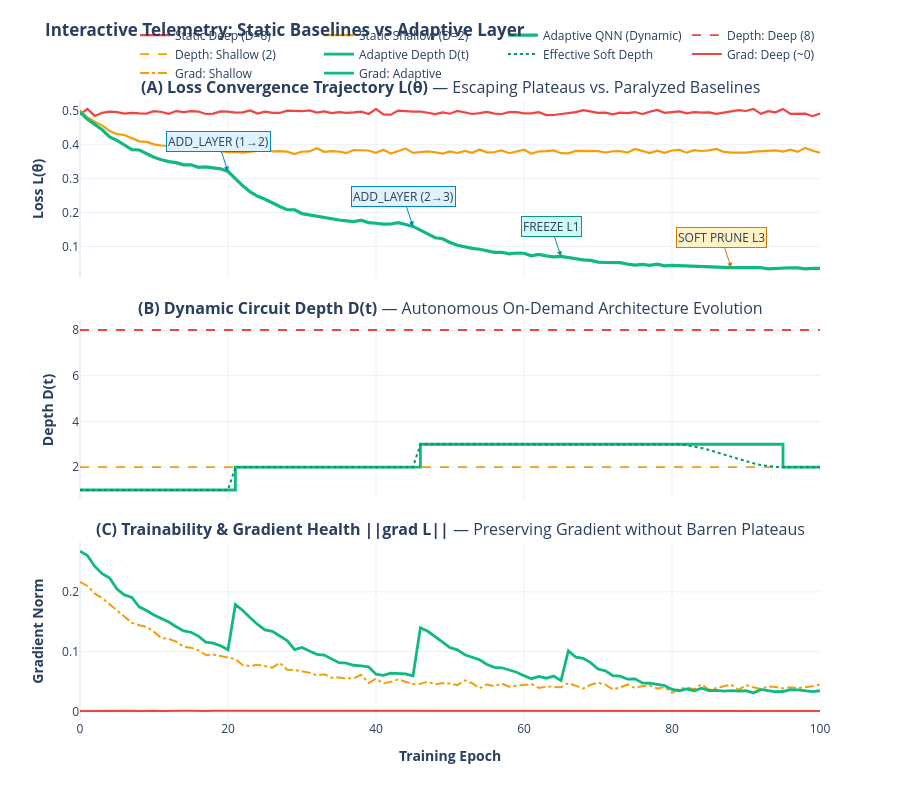

Notebook cell for this chart:
### Markdown cell above
### Interactive Plotly Dashboard & Animated Timeline

### Code cell
# ------------------------------------------------------------------------------
# 3. Interactive Plotly Dashboard (Hover Tooltips & Synchronized Pan/Zoom)
# ------------------------------------------------------------------------------
fig_plotly = make_subplots(
    rows=3, cols=1,
    shared_xaxes=True,
    vertical_spacing=0.07,
    subplot_titles=(
        "<b>(A) Loss Convergence Trajectory L(θ)</b> — Escaping Plateaus vs. Paralyzed Baselines",
        "<b>(B) Dynamic Circuit Depth D(t)</b> — Autonomous On-Demand Architecture Evolution",
        "<b>(C) Trainability & Gradient Health ||grad L||</b> — Preserving Gradient without Barren Plateaus"
    )
)

# Row 1
fig_plotly.add_trace(go.Scatter(x=epochs, y=loss_deep, mode='lines', name='Static Deep (D=8)',
                                line=dict(color='#EF4444', width=2.2)), row=1, col=1)
fig_plotly.add_trace(go.Scatter(x=epochs, y=loss_shallow, mode='lines', name='Static Shallow (D=2)',
                                line=dict(color='#F59E0B', width=2.2)), row=1, col=1)
fig_plotly.add_trace(go.Scatter(x=epochs, y=loss_adapt, mode='lines', name='Adaptive QNN (Dynamic)',
                                line=dict(color='#10B981', width=3.2)), row=1, col=1)

fig_plotly.add_annotation(x=20, y=loss_adapt[20], text="ADD_LAYER (1→2)", showarrow=True,
                          arrowhead=2, arrowcolor="#0284C7", bgcolor="#E0F2FE", bordercolor="#0284C7", row=1, col=1)
fig_plotly.add_annotation(x=45, y=loss_adapt[45], text="ADD_LAYER (2→3)", showarrow=True,
                          arrowhead=2, arrowcolor="#0284C7", bgcolor="#E0F2FE", bordercolor="#0284C7", row=1, col=1)
fig_plotly.add_annotation(x=65, y=loss_adapt[65], text="FREEZE L1", showarrow=True,
                          arrowhead=2, arrowcolor="#0D9488", bgcolor="#CCFBF1", bordercolor="#0D9488", row=1, col=1)
fig_plotly.add_annotation(x=88, y=loss_adapt[88], text="SOFT PRUNE L3", showarrow=True,
                          arrowhead=2, arrowcolor="#D97706", bgcolor="#FEF3C7", bordercolor="#D97706", row=1, col=1)

# Row 2
fig_plotly.add_trace(go.Scatter(x=epochs, y=depth_deep, mode='lines', name='Depth: Deep (8)',
                                line=dict(color='#EF4444', width=1.8, dash='dash')), row=2, col=1)
fig_plotly.add_trace(go.Scatter(x=epochs, y=depth_shallow, mode='lines', name='Depth: Shallow (2)',
                                line=dict(color='#F59E0B', width=1.8, dash='dash')), row=2, col=1)
fig_plotly.add_trace(go.Scatter(x=epochs, y=depth_adapt, mode='lines', name='Adaptive Depth D(t)',
                                line=dict(color='#10B981', width=2.8, shape='hv')), row=2, col=1)
fig_plotly.add_trace(go.Scatter(x=epochs, y=eff_depth_adapt, mode='lines', name='Effective Soft Depth',
                                line=dict(color='#059669', width=2.0, dash='dot')), row=2, col=1)

# Row 3
fig_plotly.add_trace(go.Scatter(x=epochs, y=grad_deep, mode='lines', name='Grad: Deep (~0)',
                                line=dict(color='#EF4444', width=2)), row=3, col=1)
fig_plotly.add_trace(go.Scatter(x=epochs, y=grad_shallow, mode='lines', name='Grad: Shallow',
                                line=dict(color='#F59E0B', width=2, dash='dashdot')), row=3, col=1)
fig_plotly.add_trace(go.Scatter(x=epochs, y=grad_adapt, mode='lines', name='Grad: Adaptive',
                                line=dict(color='#10B981', width=2.8)), row=3, col=1)

fig_plotly.update_layout(
    height=800,
    template='plotly_white',
    hovermode='x unified',
    title=dict(
        text="<b>Interactive Telemetry: Static Baselines vs Adaptive Layer</b>",
        x=0.05, y=0.97
    ),
    legend=dict(orientation="h", yanchor="bottom", y=1.02, xanchor="right", x=1)
)
fig_plotly.update_yaxes(title_text="<b>Loss L(θ)</b>", row=1, col=1)
fig_plotly.update_yaxes(title_text="<b>Depth D(t)</b>", row=2, col=1)
fig_plotly.update_yaxes(title_text="<b>Gradient Norm</b>", row=3, col=1)
fig_plotly.update_xaxes(title_text="<b>Training Epoch</b>", row=3, col=1)

fig_plotly.write_html('figures/fig_intro_adaptive_layer_plotly.html', include_plotlyjs=True)
fig_plotly.show()

### Figure 1 — Plotly figure (JSON) as saved in the notebook; plotly's stock layout.template omitted (floating-point values rounded to 4 significant figures)
{"data": [{"line": {"color": "#EF4444", "width": 2.2}, "mode": "lines", "name": "Static Deep (D=8)", "type": "scatter", "x": [0, 1, 2, 3, 4, 5, 6, 7, 8, 9, 10, 11, 12, 13, 14, 15, 16, 17, 18, 19, 20, 21, 22, 23, 24, 25, 26, 27, 28, 29, 30, 31, 32, 33, 34, 35, 36, 37, 38, 39, 40, 41, 42, 43, 44, 45, 46, 47, 48, 49, 50, 51, 52, 53, 54, 55, 56, 57, 58, 59, 60, 61, 62, 63, 64, 65, 66, 67, 68, 69, 70, 71, 72, 73, 74, 75, 76, 77, 78, 79, 80, 81, 82, 83, 84, 85, 86, 87, 88, 89, 90, 91, 92, 93, 94, 95, 96, 97, 98, 99, 100], "xaxis": "x", "y": [0.4888, 0.5057, 0.4852, 0.4942, 0.4979, 0.4964, 0.4919, 0.494, 0.4925, 0.4921, 0.4992, 0.4968, 0.4915, 0.4995, 0.4965, 0.4991, 0.4981, 0.4909, 0.4922, 0.4987, 0.4981, 0.4949, 0.4956, 0.5014, 0.492, 0.4977, 0.494, 0.4939, 0.5005, 0.4991, 0.4991, 0.5015, 0.4951, 0.4984, 0.4934, 0.4966, 0.4943, 0.4955, 0.498, 0.4909, 0.5055, 0.49, 0.4889, 0.5008, 0.499, 0.4981, 0.4981, 0.4949, 0.4905, 0.4954, 0.4916, 0.4999, 0.4943, 0.4909, 0.4934, 0.4971, 0.4922, 0.4909, 0.4962, 0.4962, 0.4925, 0.4926, 0.4962, 0.4878, 0.488, 0.4914, 0.4939, 0.4966, 0.5024, 0.4993, 0.4942, 0.4949, 0.49, 0.4949, 0.4936, 0.4966, 0.4909, 0.4976, 0.5027, 0.4945, 0.497, 0.4985, 0.493, 0.4961, 0.4951, 0.4955, 0.4911, 0.4951, 0.4975, 0.5023, 0.4998, 0.5058, 0.4912, 0.4994, 0.4959, 0.5059, 0.491, 0.4908, 0.492, 0.4844, 0.4924], "yaxis": "y"}, {"line": {"color": "#F59E0B", "width": 2.2}, "mode": "lines", "name": "Static Shallow (D=2)", "type": "scatter", "x": [0, 1, 2, 3, 4, 5, 6, 7, 8, 9, 10, 11, 12, 13, 14, 15, 16, 17, 18, 19, 20, 21, 22, 23, 24, 25, 26, 27, 28, 29, 30, 31, 32, 33, 34, 35, 36, 37, 38, 39, 40, 41, 42, 43, 44, 45, 46, 47, 48, 49, 50, 51, 52, 53, 54, 55, 56, 57, 58, 59, 60, 61, 62, 63, 64, 65, 66, 67, 68, 69, 70, 71, 72, 73, 74, 75, 76, 77, 78, 79, 80, 81, 82, 83, 84, 85, 86, 87, 88, 89, 90, 91, 92, 93, 94, 95, 96, 97, 98, 99, 100], "xaxis": "x", "y": [0.5015, 0.4812, 0.4679, 0.4574, 0.4409, 0.4314, 0.4289, 0.4197, 0.4102, 0.4084, 0.4013, 0.3978, 0.397, 0.388, 0.3865, 0.3882, 0.3853, 0.388, 0.3833, 0.3808, 0.3783, 0.3786, 0.3768, 0.3794, 0.3816, 0.3875, 0.3807, 0.381, 0.3797, 0.3723, 0.3799, 0.3802, 0.3899, 0.3792, 0.3812, 0.3799, 0.3753, 0.3846, 0.383, 0.3832, 0.3764, 0.3856, 0.3744, 0.3823, 0.3888, 0.376, 0.3777, 0.3804, 0.378, 0.3738, 0.3803, 0.3758, 0.3819, 0.3763, 0.3862, 0.3769, 0.3787, 0.3833, 0.3751, 0.3809, 0.3852, 0.3736, 0.3807, 0.381, 0.3831, 0.3751, 0.3747, 0.3821, 0.3812, 0.381, 0.3814, 0.3773, 0.3809, 0.3812, 0.3771, 0.3875, 0.3819, 0.3752, 0.3826, 0.3761, 0.3831, 0.3846, 0.3767, 0.3839, 0.3817, 0.3833, 0.3876, 0.379, 0.377, 0.3764, 0.3767, 0.3797, 0.3814, 0.3811, 0.3833, 0.3801, 0.3858, 0.3789, 0.3909, 0.3825, 0.3766], "yaxis": "y"}, {"line": {"color": "#10B981", "width": 3.2}, "mode": "lines", "name": "Adaptive QNN (Dynamic)", "type": "scatter", "x": [0, 1, 2, 3, 4, 5, 6, 7, 8, 9, 10, 11, 12, 13, 14, 15, 16, 17, 18, 19, 20, 21, 22, 23, 24, 25, 26, 27, 28, 29, 30, 31, 32, 33, 34, 35, 36, 37, 38, 39, 40, 41, 42, 43, 44, 45, 46, 47, 48, 49, 50, 51, 52, 53, 54, 55, 56, 57, 58, 59, 60, 61, 62, 63, 64, 65, 66, 67, 68, 69, 70, 71, 72, 73, 74, 75, 76, 77, 78, 79, 80, 81, 82, 83, 84, 85, 86, 87, 88, 89, 90, 91, 92, 93, 94, 95, 96, 97, 98, 99, 100], "xaxis": "x", "y": [0.4964, 0.475, 0.4602, 0.4443, 0.4231, 0.413, 0.3993, 0.3857, 0.3847, 0.3731, 0.3632, 0.3559, 0.3503, 0.3473, 0.3407, 0.341, 0.3333, 0.3346, 0.3314, 0.3291, 0.3211, 0.2998, 0.2788, 0.2608, 0.2479, 0.239, 0.2274, 0.2178, 0.2085, 0.2081, 0.1966, 0.193, 0.1875, 0.1848, 0.1824, 0.1779, 0.1753, 0.1731, 0.1775, 0.1699, 0.1682, 0.1655, 0.1661, 0.1702, 0.1647, 0.159, 0.148, 0.1379, 0.1254, 0.1226, 0.1115, 0.1032, 0.09787, 0.09402, 0.09165, 0.08651, 0.08257, 0.08268, 0.07783, 0.08043, 0.07978, 0.07207, 0.07628, 0.07207, 0.06898, 0.07066, 0.06735, 0.06287, 0.06009, 0.05873, 0.05369, 0.05235, 0.05257, 0.05185, 0.04775, 0.04493, 0.04669, 0.04394, 0.04779, 0.04252, 0.04394, 0.04285, 0.04266, 0.04223, 0.03923, 0.0397, 0.03898, 0.03829, 0.03737, 0.03691, 0.03713, 0.03815, 0.03739, 0.03391, 0.03533, 0.03466, 0.03696, 0.03627, 0.03368, 0.03513, 0.03519], "yaxis": "y"}, {"line": {"color": "#EF4444", "dash": "dash", "width": 1.8}, "mode": "lines", "name": "Depth: Deep (8)", "type": "scatter", "x": [0, 1, 2, 3, 4, 5, 6, 7, 8, 9, 10, 11, 12, 13, 14, 15, 16, 17, 18, 19, 20, 21, 22, 23, 24, 25, 26, 27, 28, 29, 30, 31, 32, 33, 34, 35, 36, 37, 38, 39, 40, 41, 42, 43, 44, 45, 46, 47, 48, 49, 50, 51, 52, 53, 54, 55, 56, 57, 58, 59, 60, 61, 62, 63, 64, 65, 66, 67, 68, 69, 70, 71, 72, 73, 74, 75, 76, 77, 78, 79, 80, 81, 82, 83, 84, 85, 86, 87, 88, 89, 90, 91, 92, 93, 94, 95, 96, 97, 98, 99, 100], "xaxis": "x2", "y": [8, 8, 8, 8, 8, 8, 8, 8, 8, 8, 8, 8, 8, 8, 8, 8, 8, 8, 8, 8, 8, 8, 8, 8, 8, 8, 8, 8, 8, 8, 8, 8, 8, 8, 8, 8, 8, 8, 8, 8, 8, 8, 8, 8, 8, 8, 8, 8, 8, 8, 8, 8, 8, 8, 8, 8, 8, 8, 8, 8, 8, 8, 8, 8, 8, 8, 8, 8, 8, 8, 8, 8, 8, 8, 8, 8, 8, 8, 8, 8, 8, 8, 8, 8, 8, 8, 8, 8, 8, 8, 8, 8, 8, 8, 8, 8, 8, 8, 8, 8, 8], "yaxis": "y2"}, {"line": {"color": "#F59E0B", "dash": "dash", "width": 1.8}, "mode": "lines", "name": "Depth: Shallow (2)", "type": "scatter", "x": [0, 1, 2, 3, 4, 5, 6, 7, 8, 9, 10, 11, 12, 13, 14, 15, 16, 17, 18, 19, 20, 21, 22, 23, 24, 25, 26, 27, 28, 29, 30, 31, 32, 33, 34, 35, 36, 37, 38, 39, 40, 41, 42, 43, 44, 45, 46, 47, 48, 49, 50, 51, 52, 53, 54, 55, 56, 57, 58, 59, 60, 61, 62, 63, 64, 65, 66, 67, 68, 69, 70, 71, 72, 73, 74, 75, 76, 77, 78, 79, 80, 81, 82, 83, 84, 85, 86, 87, 88, 89, 90, 91, 92, 93, 94, 95, 96, 97, 98, 99, 100], "xaxis": "x2", "y": [2, 2, 2, 2, 2, 2, 2, 2, 2, 2, 2, 2, 2, 2, 2, 2, 2, 2, 2, 2, 2, 2, 2, 2, 2, 2, 2, 2, 2, 2, 2, 2, 2, 2, 2, 2, 2, 2, 2, 2, 2, 2, 2, 2, 2, 2, 2, 2, 2, 2, 2, 2, 2, 2, 2, 2, 2, 2, 2, 2, 2, 2, 2, 2, 2, 2, 2, 2, 2, 2, 2, 2, 2, 2, 2, 2, 2, 2, 2, 2, 2, 2, 2, 2, 2, 2, 2, 2, 2, 2, 2, 2, 2, 2, 2, 2, 2, 2, 2, 2, 2], "yaxis": "y2"}, {"line": {"color": "#10B981", "shape": "hv", "width": 2.8}, "mode": "lines", "name": "Adaptive Depth D(t)", "type": "scatter", "x": [0, 1, 2, 3, 4, 5, 6, 7, 8, 9, 10, 11, 12, 13, 14, 15, 16, 17, 18, 19, 20, 21, 22, 23, 24, 25, 26, 27, 28, 29, 30, 31, 32, 33, 34, 35, 36, 37, 38, 39, 40, 41, 42, 43, 44, 45, 46, 47, 48, 49, 50, 51, 52, 53, 54, 55, 56, 57, 58, 59, 60, 61, 62, 63, 64, 65, 66, 67, 68, 69, 70, 71, 72, 73, 74, 75, 76, 77, 78, 79, 80, 81, 82, 83, 84, 85, 86, 87, 88, 89, 90, 91, 92, 93, 94, 95, 96, 97, 98, 99, 100], "xaxis": "x2", "y": [1.0, 1.0, 1.0, 1.0, 1.0, 1.0, 1.0, 1.0, 1.0, 1.0, 1.0, 1.0, 1.0, 1.0, 1.0, 1.0, 1.0, 1.0, 1.0, 1.0, 1.0, 2.0, 2.0, 2.0, 2.0, 2.0, 2.0, 2.0, 2.0, 2.0, 2.0, 2.0, 2.0, 2.0, 2.0, 2.0, 2.0, 2.0, 2.0, 2.0, 2.0, 2.0, 2.0, 2.0, 2.0, 2.0, 3.0, 3.0, 3.0, 3.0, 3.0, 3.0, 3.0, 3.0, 3.0, 3.0, 3.0, 3.0, 3.0, 3.0, 3.0, 3.0, 3.0, 3.0, 3.0, 3.0, 3.0, 3.0, 3.0, 3.0, 3.0, 3.0, 3.0, 3.0, 3.0, 3.0, 3.0, 3.0, 3.0, 3.0, 3.0, 3.0, 3.0, 3.0, 3.0, 3.0, 3.0, 3.0, 3.0, 3.0, 3.0, 3.0, 3.0, 3.0, 3.0, 2.0, 2.0, 2.0, 2.0, 2.0, 2.0], "yaxis": "y2"}, {"line": {"color": "#059669", "dash": "dot", "width": 2.0}, "mode": "lines", "name": "Effective Soft Depth", "type": "scatter", "x": [0, 1, 2, 3, 4, 5, 6, 7, 8, 9, 10, 11, 12, 13, 14, 15, 16, 17, 18, 19, 20, 21, 22, 23, 24, 25, 26, 27, 28, 29, 30, 31, 32, 33, 34, 35, 36, 37, 38, 39, 40, 41, 42, 43, 44, 45, 46, 47, 48, 49, 50, 51, 52, 53, 54, 55, 56, 57, 58, 59, 60, 61, 62, 63, 64, 65, 66, 67, 68, 69, 70, 71, 72, 73, 74, 75, 76, 77, 78, 79, 80, 81, 82, 83, 84, 85, 86, 87, 88, 89, 90, 91, 92, 93, 94, 95, 96, 97, 98, 99, 100], "xaxis": "x2", "y": [1.0, 1.0, 1.0, 1.0, 1.0, 1.0, 1.0, 1.0, 1.0, 1.0, 1.0, 1.0, 1.0, 1.0, 1.0, 1.0, 1.0, 1.0, 1.0, 1.0, 1.0, 2.0, 2.0, 2.0, 2.0, 2.0, 2.0, 2.0, 2.0, 2.0, 2.0, 2.0, 2.0, 2.0, 2.0, 2.0, 2.0, 2.0, 2.0, 2.0, 2.0, 2.0, 2.0, 2.0, 2.0, 2.0, 3.0, 3.0, 3.0, 3.0, 3.0, 3.0, 3.0, 3.0, 3.0, 3.0, 3.0, 3.0, 3.0, 3.0, 3.0, 3.0, 3.0, 3.0, 3.0, 3.0, 3.0, 3.0, 3.0, 3.0, 3.0, 3.0, 3.0, 3.0, 3.0, 3.0, 3.0, 3.0, 3.0, 3.0, 3.0, 2.989, 2.957, 2.905, 2.835, 2.75, 2.655, 2.552, 2.448, 2.345, 2.25, 2.165, 2.095, 2.043, 2.011, 2.0, 2.0, 2.0, 2.0, 2.0, 2.0], "yaxis": "y2"}, {"line": {"color": "#EF4444", "width": 2}, "mode": "lines", "name": "Grad: Deep (~0)", "type": "scatter", "x": [0, 1, 2, 3, 4, 5, 6, 7, 8, 9, 10, 11, 12, 13, 14, 15, 16, 17, 18, 19, 20, 21, 22, 23, 24, 25, 26, 27, 28, 29, 30, 31, 32, 33, 34, 35, 36, 37, 38, 39, 40, 41, 42, 43, 44, 45, 46, 47, 48, 49, 50, 51, 52, 53, 54, 55, 56, 57, 58, 59, 60, 61, 62, 63, 64, 65, 66, 67, 68, 69, 70, 71, 72, 73, 74, 75, 76, 77, 78, 79, 80, 81, 82, 83, 84, 85, 86, 87, 88, 89, 90, 91, 92, 93, 94, 95, 96, 97, 98, 99, 100], "xaxis": "x3", "y": [0.0008482, 0.00103, 0.001068, 0.001375, 0.00119, 0.0008846, 0.0008203, 0.001098, 0.000736, 0.001366, 0.001236, 0.0009062, 0.0006574, 0.001271, 0.0009771, 0.001248, 0.0006811, 0.0008801, 0.001001, 0.001009, 0.00091, 0.001125, 0.0007865, 0.0009715, 0.001024, 0.001103, 0.001142, 0.0007751, 0.0006932, 0.001256, 0.001066, 0.0008503, 0.00131, 0.001023, 0.001236, 0.001014, 0.001412, 0.001351, 0.0009502, 0.001194, 0.001129, 0.001274, 0.000807, 0.001137, 0.001212, 0.0006483, 0.0007633, 0.0005922, 0.0009461, 0.001144, 0.0013, 0.001015, 0.001326, 0.000724, 0.0006593, 0.0009889, 0.001077, 0.0009935, 0.0005865, 0.0009822, 0.0007391, 0.001134, 0.001073, 0.000812, 0.0008972, 0.0007882, 0.0009875, 0.001191, 0.0008029, 0.001101, 0.0008939, 0.0008414, 0.0009786, 0.000793, 0.0008893, 0.0007604, 0.001393, 0.001007, 0.0008601, 0.001043, 0.0009775, 0.0009558, 0.001123, 0.001152, 0.0008939, 0.0008848, 0.000945, 0.0005396, 0.000697, 0.001273, 0.001329, 0.0009502, 0.001115, 0.001062, 0.001616, 0.001224, 0.0009744, 0.0008089, 0.0006787, 0.001041, 0.0008487], "yaxis": "y3"}, {"line": {"color": "#F59E0B", "dash": "dashdot", "width": 2}, "mode": "lines", "name": "Grad: Shallow", "type": "scatter", "x": [0, 1, 2, 3, 4, 5, 6, 7, 8, 9, 10, 11, 12, 13, 14, 15, 16, 17, 18, 19, 20, 21, 22, 23, 24, 25, 26, 27, 28, 29, 30, 31, 32, 33, 34, 35, 36, 37, 38, 39, 40, 41, 42, 43, 44, 45, 46, 47, 48, 49, 50, 51, 52, 53, 54, 55, 56, 57, 58, 59, 60, 61, 62, 63, 64, 65, 66, 67, 68, 69, 70, 71, 72, 73, 74, 75, 76, 77, 78, 79, 80, 81, 82, 83, 84, 85, 86, 87, 88, 89, 90, 91, 92, 93, 94, 95, 96, 97, 98, 99, 100], "xaxis": "x3", "y": [0.2168, 0.2098, 0.1969, 0.1895, 0.1793, 0.1688, 0.1581, 0.1483, 0.1443, 0.1414, 0.1331, 0.1227, 0.1214, 0.1168, 0.1081, 0.1067, 0.1021, 0.09452, 0.09529, 0.0924, 0.0907, 0.08755, 0.07739, 0.07603, 0.07789, 0.07554, 0.07335, 0.08131, 0.06955, 0.06945, 0.06722, 0.06474, 0.06037, 0.06222, 0.05634, 0.05674, 0.05487, 0.05552, 0.06123, 0.04777, 0.05457, 0.04686, 0.04953, 0.05351, 0.04977, 0.04573, 0.04624, 0.04988, 0.04515, 0.04751, 0.04656, 0.04405, 0.05205, 0.04716, 0.03884, 0.04516, 0.04232, 0.04658, 0.04139, 0.04318, 0.04481, 0.04568, 0.03928, 0.0417, 0.0411, 0.0404, 0.04751, 0.04328, 0.03815, 0.04456, 0.04806, 0.04468, 0.03692, 0.03993, 0.0451, 0.03909, 0.04247, 0.04339, 0.03821, 0.04075, 0.03115, 0.03774, 0.04, 0.03697, 0.04556, 0.03633, 0.03926, 0.04094, 0.04483, 0.03617, 0.04394, 0.04045, 0.03745, 0.04175, 0.04094, 0.03852, 0.04051, 0.03912, 0.0406, 0.04223, 0.04499], "yaxis": "y3"}, {"line": {"color": "#10B981", "width": 2.8}, "mode": "lines", "name": "Grad: Adaptive", "type": "scatter", "x": [0, 1, 2, 3, 4, 5, 6, 7, 8, 9, 10, 11, 12, 13, 14, 15, 16, 17, 18, 19, 20, 21, 22, 23, 24, 25, 26, 27, 28, 29, 30, 31, 32, 33, 34, 35, 36, 37, 38, 39, 40, 41, 42, 43, 44, 45, 46, 47, 48, 49, 50, 51, 52, 53, 54, 55, 56, 57, 58, 59, 60, 61, 62, 63, 64, 65, 66, 67, 68, 69, 70, 71, 72, 73, 74, 75, 76, 77, 78, 79, 80, 81, 82, 83, 84, 85, 86, 87, 88, 89, 90, 91, 92, 93, 94, 95, 96, 97, 98, 99, 100], "xaxis": "x3", "y": [0.2681, 0.2609, 0.2425, 0.2304, 0.2231, 0.2045, 0.1948, 0.1907, 0.1749, 0.1688, 0.1612, 0.1558, 0.1497, 0.1418, 0.1348, 0.1324, 0.126, 0.1158, 0.1143, 0.1097, 0.1031, 0.1788, 0.1689, 0.1566, 0.1455, 0.1363, 0.134, 0.1262, 0.1186, 0.1034, 0.1069, 0.1011, 0.09544, 0.09427, 0.08772, 0.08151, 0.08072, 0.07725, 0.07608, 0.0744, 0.06222, 0.06045, 0.06404, 0.06305, 0.06279, 0.05938, 0.1399, 0.1341, 0.1255, 0.1159, 0.1066, 0.1029, 0.09477, 0.09012, 0.08638, 0.07847, 0.07383, 0.07304, 0.06988, 0.06563, 0.05984, 0.05478, 0.05856, 0.05554, 0.05906, 0.05151, 0.1016, 0.09072, 0.08875, 0.08171, 0.07084, 0.0679, 0.05996, 0.05911, 0.05395, 0.05457, 0.04765, 0.04718, 0.04523, 0.04341, 0.03687, 0.03465, 0.03777, 0.0346, 0.03886, 0.03502, 0.0353, 0.03414, 0.03495, 0.03393, 0.03462, 0.03102, 0.03687, 0.03449, 0.03289, 0.03333, 0.0364, 0.03608, 0.03421, 0.03317, 0.03464], "yaxis": "y3"}], "layout": {"annotations": [{"font": {"size": 16}, "showarrow": false, "text": "<b>(A) Loss Convergence Trajectory L(θ)</b> — Escaping Plateaus vs. Paralyzed Baselines", "x": 0.5, "xanchor": "center", "xref": "paper", "y": 1.0, "yanchor": "bottom", "yref": "paper"}, {"font": {"size": 16}, "showarrow": false, "text": "<b>(B) Dynamic Circuit Depth D(t)</b> — Autonomous On-Demand Architecture Evolution", "x": 0.5, "xanchor": "center", "xref": "paper", "y": 0.6433, "yanchor": "bottom", "yref": "paper"}, {"font": {"size": 16}, "showarrow": false, "text": "<b>(C) Trainability & Gradient Health ||grad L||</b> — Preserving Gradient without Barren Plateaus", "x": 0.5, "xanchor": "center", "xref": "paper", "y": 0.2867, "yanchor": "bottom", "yref": "paper"}, {"arrowcolor": "#0284C7", "arrowhead": 2, "bgcolor": "#E0F2FE", "bordercolor": "#0284C7", "showarrow": true, "text": "ADD_LAYER (1→2)", "x": 20, "xref": "x", "y": 0.3211, "yref": "y"}, {"arrowcolor": "#0284C7", "arrowhead": 2, "bgcolor": "#E0F2FE", "bordercolor": "#0284C7", "showarrow": true, "text": "ADD_LAYER (2→3)", "x": 45, "xref": "x", "y": 0.159, "yref": "y"}, {"arrowcolor": "#0D9488", "arrowhead": 2, "bgcolor": "#CCFBF1", "bordercolor": "#0D9488", "showarrow": true, "text": "FREEZE L1", "x": 65, "xref": "x", "y": 0.07066, "yref": "y"}, {"arrowcolor": "#D97706", "arrowhead": 2, "bgcolor": "#FEF3C7", "bordercolor": "#D97706", "showarrow": true, "text": "SOFT PRUNE L3", "x": 88, "xref": "x", "y": 0.03737, "yref": "y"}], "height": 800, "hovermode": "x unified", "legend": {"orientation": "h", "x": 1, "xanchor": "right", "y": 1.02, "yanchor": "bottom"}, "title": {"text": "<b>Interactive Telemetry: Static Baselines vs Adaptive Layer</b>", "x": 0.05, "y": 0.97}, "xaxis": {"anchor": "y", "domain": [0.0, 1.0], "matches": "x3", "showticklabels": false}, "xaxis2": {"anchor": "y2", "domain": [0.0, 1.0], "matches": "x3", "showticklabels": false}, "xaxis3": {"anchor": "y3", "domain": [0.0, 1.0], "title": {"text": "<b>Training Epoch</b>"}}, "yaxis": {"anchor": "x", "domain": [0.7133, 1.0], "title": {"text": "<b>Loss L(θ)</b>"}}, "yaxis2": {"anchor": "x2", "domain": [0.3567, 0.6433], "title": {"text": "<b>Depth D(t)</b>"}}, "yaxis3": {"anchor": "x3", "domain": [0.0, 0.2867], "title": {"text": "<b>Gradient Norm</b>"}}}}
